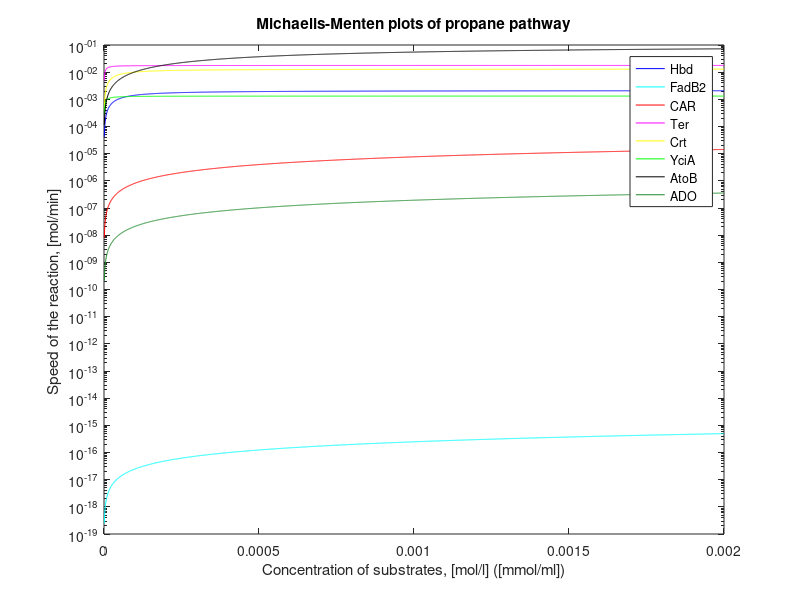

Write the MATLAB code that produced this figure.


function bottleneck_plots()

concentrations = [0:0.000001:0.002];

% Comparison of enzymes
figure
% hdb
hdbvals = hdp(concentrations,10e-6,336.408402,5e-5,7e-05); %336.408402, 5e-5
semilogy(concentrations,hdbvals,'b')%201.8450412
hold on
% fadb2
fadb2vals = fadb2(concentrations,10e-6,0.677,0.723,65.6,50,43.5,29.5); 
semilogy(concentrations,fadb2vals,'c')
hold on
% Car
carvals = car(concentrations,1e-6,150,1.3e-02,4.8e-05,0.000115,0.013);
semilogy(concentrations,carvals,'r')
% Ter
tervals = ter(concentrations,10e-6,1881.62,2.7e-06,5.2e-06,1.98e-07);
semilogy(concentrations,tervals,'m')
hold on
% crt
crtvals = crt_ycia(concentrations,10e-6,1310.812568,3e-05);
semilogy(concentrations,crtvals,'y')
% ycia
yciavals = crt_ycia(concentrations,1e-6,1320,3.5e-06);
semilogy(concentrations,yciavals,'g')
% AtoB
atobvals = atob(concentrations,10e-6,10653.02494,0.00047);
semilogy(concentrations,atobvals,'k')
% ADO
adovals = crt_ycia(concentrations,10e-6,0.215,0.0101);
semilogy(concentrations,adovals,'Color',[30/255,137/255,37/225])

title('Michaelis-Menten plots of propane pathway')

xlabel('Concentration of substrates, [mol/l] ([mmol/ml])') % x-axis label
ylabel('Speed of the reaction, [mol/min] ') % y-axis label

legend('Hbd','FadB2','CAR','Ter','Crt','YciA','AtoB','ADO')


save bottleneck concentrations hdbvals fadb2vals carvals tervals crtvals yciavals atobvals adovals

end

function [val] = fadb2(substratea,enzyme,Kcat1, Kcat2, Kma, Kmb, Kmpa, Kmpb)

substrateb = 0.00012;
producta = 2.35473e-16; % this value is taken from time 100 min in Copasi time series estimation
% unfortunately 3-hydroxybutyryl-CoA is not constant, but slightly
% increasing all the time so that might not be a good value for it.
% However, I didn't think of a better way to estimate this.
productb = 2.1e-06; % this also rises all the time in the Copasi model, 
% however since it it used also in other places in the cell the estimation
% of normal value in the cell is more justified.
Keq = 1;

val = (substratea.*substrateb-(producta.*productb)./Keq)./ ...
    ((Kma.*Kmb)./(Kcat1.*enzyme)+(Kmb.*substratea)./(Kcat1.*enzyme)+...
    (Kma.*substrateb)./(Kcat1.*enzyme)+(Kmpa.*productb)./(Keq.*Kcat2.*enzyme)+ ...
    (Kmpb.*producta)./(Keq.*Kcat2.*enzyme)+ ...
    (substratea.*substrateb)./(Kcat1.*enzyme)+ ...
    (productb.*producta)./(Keq.*Kcat2.*enzyme));

end

function [val] = atob(substratea,enzyme,Kcat,Kma)

val = Kcat.*enzyme.*(substratea.*substratea)./ ...
    (substratea.*substratea+Kma.*substratea+Kma.*substratea);
end

function [val] = hdp(A,enzyme,kcat,kma,kmb)
nadph = 0.00012;

val = kcat.*enzyme.*A.*nadph./(A.*nadph+kmb.*A+kma.*nadph+kma.*kmb);

end

function [val] = car(substratea,enzyme,Kcat,Kma,Kmb,Kmc,Kia)

substrateb = 0.00012;
substratec = 0.0096;

val = (Kcat.*enzyme.*substratea.*substrateb.*substratec)./ ... 
    (Kia.*Kmb.*substratec+Kmc.*substratea.*substrateb+Kmb.*substratea.*substratec+ ... 
    Kma.*substrateb.*substratec+substratea.*substrateb.*substratec);
end

function [val] = ter(substratea,enzyme,Kcat,Kma,Kmb,Kia)

substrateb = 8.3e-05;

val = (Kcat.*enzyme.*substratea.*substrateb)./ ...
    (substratea.*substrateb+Kmb.*substratea+Kma.*substrateb+Kia.*Kmb);
end

% These both are basic Michaelis-Menten
function [val] = crt_ycia(substrate,enzyme,Kcat,Km)

val = Kcat.*enzyme.*substrate./(Km+substrate);

end